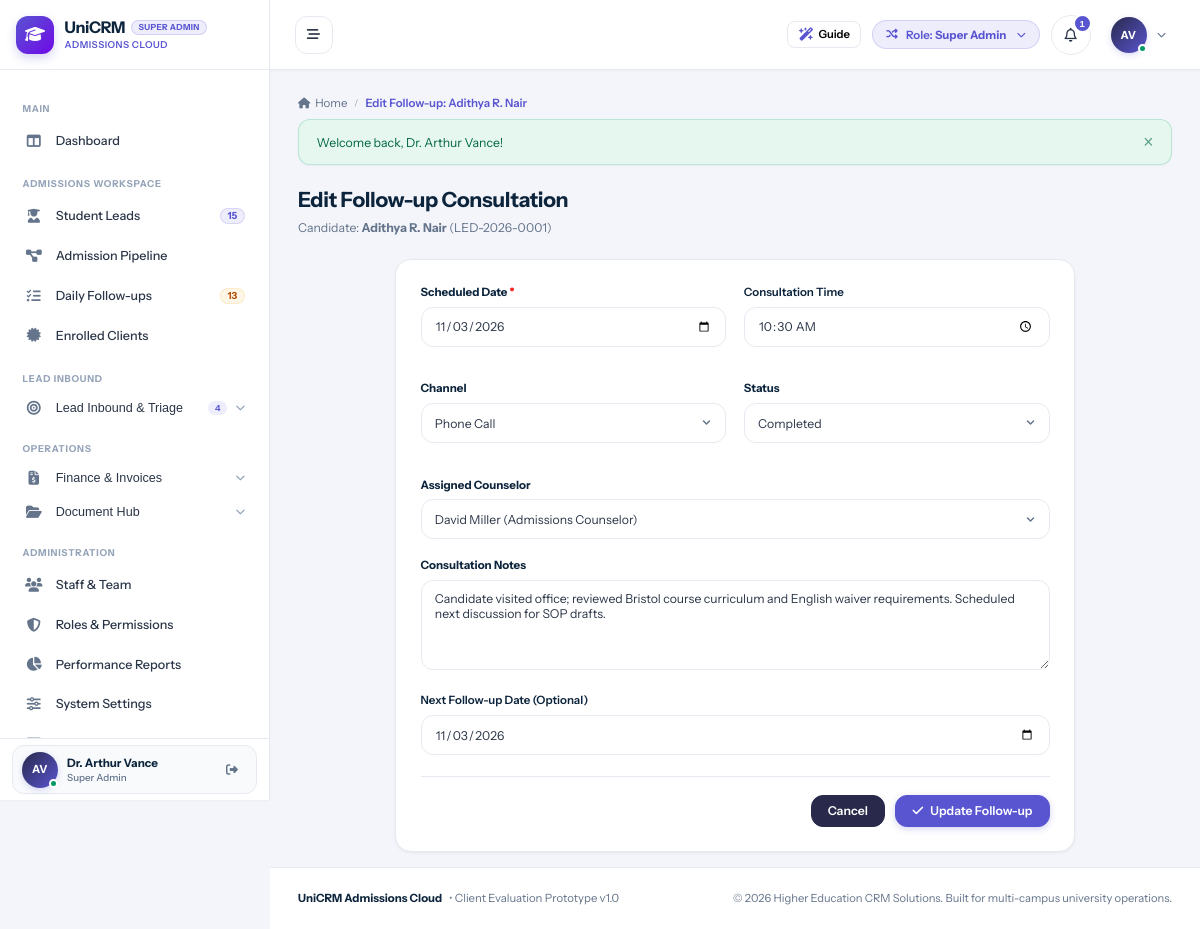
/followups/edit.php?id=1 (signed in), run on the app's committed database.
### tables this page shows
CREATE TABLE `users` (
  `id` int(11) NOT NULL AUTO_INCREMENT,
  `branch_id` int(11) DEFAULT NULL,
  `role_id` int(11) NOT NULL,
  `manager_id` int(11) DEFAULT NULL,
  `reporting_manager_id` int(11) DEFAULT NULL,
  `name` varchar(150) NOT NULL,
  `email` varchar(150) NOT NULL,
  `password` varchar(255) NOT NULL,
  `phone` varchar(50) DEFAULT NULL,
  `designation` varchar(100) DEFAULT NULL,
  `avatar` varchar(255) DEFAULT NULL,
  `status` enum('Active','Inactive') DEFAULT 'Active',
  `created_at` datetime DEFAULT current_timestamp(),
  `updated_at` datetime DEFAULT NULL ON UPDATE current_timestamp(),
  PRIMARY KEY (`id`),
  UNIQUE KEY `email` (`email`),
  KEY `idx_branch` (`branch_id`),
  KEY `idx_role` (`role_id`),
  KEY `idx_manager` (`manager_id`)
);

CREATE TABLE `roles` (
  `id` int(11) NOT NULL AUTO_INCREMENT,
  `name` varchar(50) NOT NULL,
  `label` varchar(100) NOT NULL,
  `description` text DEFAULT NULL,
  `created_at` datetime DEFAULT current_timestamp(),
  PRIMARY KEY (`id`),
  UNIQUE KEY `name` (`name`)
);

CREATE TABLE `followups` (
  `id` int(11) NOT NULL AUTO_INCREMENT,
  `lead_id` int(11) NOT NULL,
  `followup_date` date NOT NULL,
  `scheduled_date` date DEFAULT NULL,
  `scheduled_time` time DEFAULT '10:00:00',
  `status` enum('Pending','Completed','Overdue','Cancelled') DEFAULT 'Completed',
  `completed_at` datetime DEFAULT NULL,
  `completed_by` int(11) DEFAULT NULL,
  `followup_time` time NOT NULL,
  `interaction_title_id` int(11) NOT NULL,
  `interaction_type` varchar(50) DEFAULT 'Phone Call',
  `duration_days_allowed` int(11) DEFAULT 7,
  `notes` text NOT NULL,
  `document_attachment` varchar(255) DEFAULT NULL,
  `stage_id` int(11) NOT NULL,
  `target_intake` varchar(100) DEFAULT NULL,
  `next_followup_date` date NOT NULL,
  `counselor_id` int(11) NOT NULL,
  `created_at` datetime DEFAULT current_timestamp(),
  PRIMARY KEY (`id`),
  KEY `idx_lead` (`lead_id`),
  KEY `idx_counselor` (`counselor_id`),
  KEY `idx_fu_date` (`followup_date`),
  KEY `idx_next_date` (`next_followup_date`)
);

CREATE TABLE `leads` (
  `id` int(11) NOT NULL AUTO_INCREMENT,
  `lead_code` varchar(30) NOT NULL,
  `full_name` varchar(150) NOT NULL,
  `phone` varchar(50) DEFAULT NULL,
  `mobile_number` varchar(50) NOT NULL,
  `phone_normalized` varchar(20) NOT NULL,
  `alternate_phone` varchar(50) DEFAULT NULL,
  `dob` date DEFAULT NULL,
  `gender` enum('Male','Female','Other') DEFAULT 'Other',
  `email` varchar(150) DEFAULT NULL,
  `permanent_address` text DEFAULT NULL,
  `city` varchar(100) DEFAULT NULL,
  `state` varchar(100) DEFAULT NULL,
  `country` varchar(100) DEFAULT 'India',
  `branch_id` int(11) NOT NULL,
  `assigned_counselor_id` int(11) DEFAULT NULL,
  `highest_qualification` varchar(100) DEFAULT NULL,
  `passing_college` varchar(200) DEFAULT NULL,
  `college_name` varchar(200) DEFAULT NULL,
  `passout_year` int(11) DEFAULT NULL,
  `year_of_passing` int(11) DEFAULT NULL,
  `percentage` decimal(5,2) DEFAULT NULL,
  `backlogs_count` int(11) DEFAULT 0,
  `has_passport` enum('Yes','No','Applied') DEFAULT 'No',
  `passport_number` varchar(50) DEFAULT NULL,
  `passport_expiry` date DEFAULT NULL,
  `pan_number` varchar(30) DEFAULT NULL,
  `has_ielts` enum('Yes','No','Awaiting Result','Not Attempted') DEFAULT 'No',
  `has_pte` enum('Yes','No','Awaiting Result','Not Attempted') DEFAULT 'No',
  `has_toefl` enum('Yes','No','Awaiting Result','Not Attempted') DEFAULT 'No',
  `english_test` varchar(50) DEFAULT 'None',
  `english_score` varchar(50) DEFAULT NULL,
  `score_listening` decimal(4,1) DEFAULT NULL,
  `score_reading` decimal(4,1) DEFAULT NULL,
  `score_writing` decimal(4,1) DEFAULT NULL,
  `score_speaking` decimal(4,1) DEFAULT NULL,
  `work_experience_years` decimal(4,1) DEFAULT 0.0,
  `notes` text DEFAULT NULL,
  `ielts_overall` decimal(3,1) DEFAULT NULL,
  `ielts_listening` decimal(3,1) DEFAULT NULL,
  `ielts_reading` decimal(3,1) DEFAULT NULL,
  `ielts_writing` decimal(3,1) DEFAULT NULL,
  `ielts_speaking` decimal(3,1) DEFAULT NULL,
  `pte_overall` int(11) DEFAULT NULL,
  `pte_listening` int(11) DEFAULT NULL,
  `pte_reading` int(11) DEFAULT NULL,
  `pte_writing` int(11) DEFAULT NULL,
  `pte_speaking` int(11) DEFAULT NULL,
  `target_country` varchar(100) DEFAULT NULL,
  `preferred_country` varchar(100) DEFAULT NULL,
  `target_university` varchar(200) DEFAULT NULL,
  `target_course` varchar(200) DEFAULT NULL,
  `preferred_course` varchar(200) DEFAULT NULL,
  `target_intake_id` int(11) DEFAULT NULL,
  `target_intake_text` varchar(100) DEFAULT NULL,
  `intake_year` int(11) DEFAULT 2026,
  `intake_term` varchar(50) DEFAULT 'September',
  `prospectivity` enum('High','Moderate','Low') DEFAULT 'Moderate',
  `priority` enum('High','Moderate','Low') DEFAULT 'Moderate',
  `enquiry_type` enum('WALK IN','TELE','TELE-WALK IN') DEFAULT 'TELE',
  `lead_source` varchar(100) DEFAULT 'Direct Inquiry',
  `source` varchar(100) DEFAULT 'Direct Inquiry',
  `stage_id` int(11) NOT NULL DEFAULT 1,
  `stage` varchar(50) DEFAULT 'ENQUIRY',
  `secondary_status` enum('Active','On Hold','Rejected','Lost') DEFAULT 'Active',
  `is_customer` tinyint(1) DEFAULT 0,
  `customer_code` varchar(30) DEFAULT NULL,
  `converted_to_customer_at` datetime DEFAULT NULL,
  `invoiced_total` decimal(12,2) DEFAULT 0.00,
  `paid_total` decimal(12,2) DEFAULT 0.00,
  `balance_total` decimal(12,2) DEFAULT 0.00,
  `college_data_id` int(11) DEFAULT NULL,
  `web_lead_id` int(11) DEFAULT NULL,
  `last_followup_at` datetime DEFAULT NULL,
  `next_followup_date` date DEFAULT NULL,
  `followup_count` int(11) DEFAULT 0,
  `last_followup_date` date DEFAULT NULL,
  `assigned_at` datetime DEFAULT current_timestamp(),
  `first_followup_logged` tinyint(1) DEFAULT 0,
  `is_archived` tinyint(1) DEFAULT 0,
  `archived_at` datetime DEFAULT NULL,
  `archived_by` int(11) DEFAULT NULL,
  `archive_reason` varchar(255) DEFAULT NULL,
  `archived_reason` varchar(255) DEFAULT NULL,
  `created_by` int(11) DEFAULT NULL,
  `created_at` datetime DEFAULT current_timestamp(),
  `updated_at` datetime DEFAULT NULL ON UPDATE current_timestamp(),
  PRIMARY KEY (`id`),
  UNIQUE KEY `lead_code` (`lead_code`),
  KEY `idx_phone` (`phone_normalized`),
  KEY `idx_branch` (`branch_id`),
  KEY `idx_counselor` (`assigned_counselor_id`),
  KEY `idx_stage` (`stage_id`),
  KEY `idx_customer` (`is_customer`),
  KEY `idx_archived` (`is_archived`),
  KEY `idx_next_fu` (`next_followup_date`)
);

### followups/edit.php (the view, shortened to what the rows shown need)
<?php
require_once __DIR__ . '/../config/database.php';
require_once __DIR__ . '/../config/helpers.php';
require_once __DIR__ . '/../includes/auth.php';
require_login();
$id = (int)($_GET['id'] ?? 0);
$stmt = $pdo->prepare("
    SELECT f.*,
           l.full_name AS lead_name, l.lead_code, l.id AS lead_pk
    FROM followups f
    JOIN leads l ON f.lead_id = l.id
    WHERE f.id = ?
");
$stmt->execute([$id]);
$followup = $stmt->fetch();
$staffMembers = $pdo->query("SELECT id, name, designation FROM users WHERE role_id IN (2, 3) AND status = 'Active' ORDER BY name ASC")->fetchAll();
$targetName = $followup['lead_name'] ?? 'Candidate';
include __DIR__ . '/../includes/header.php';
?>
<div class="page-header" style="margin-bottom:1.5rem;">
  <div>
    <h1 style="font-size:1.5rem; font-weight:700; color:var(--text-heading); margin:0 0 0.35rem 0;">Edit Follow-up Consultation</h1>
    <p style="font-size:0.875rem; color:var(--text-muted); margin:0;">
      Candidate: <strong><?= htmlspecialchars($targetName) ?></strong> (<?= htmlspecialchars($followup['lead_code']) ?>)
    </p>
  </div>
</div>
<div class="card" style="max-width:680px; margin:0 auto; padding:1.75rem;">
  <form method="POST">
    <div style="display:grid; grid-template-columns:1fr 1fr; gap:1.25rem; margin-bottom:1.25rem;">
      <div class="form-group">
        <label class="form-label" style="font-weight:700;">Scheduled Date <span style="color:red;">*</span></label>
        <input type="date" name="followup_date" class="form-control" value="<?= htmlspecialchars($followup['followup_date']) ?>" required>
      </div>
      <div class="form-group">
        <label class="form-label" style="font-weight:600;">Consultation Time</label>
        <input type="time" name="followup_time" class="form-control" value="<?= htmlspecialchars($followup['followup_time'] ?? '10:00:00') ?>">
      </div>
    </div>
    <div style="display:grid; grid-template-columns:1fr 1fr; gap:1.25rem; margin-bottom:1.25rem;">
      <div class="form-group">
        <label class="form-label" style="font-weight:700;">Channel</label>
        <select name="interaction_type" class="form-control">
          <option value="Phone Call" <?= ($followup['interaction_type'] === 'Phone Call') ? 'selected' : '' ?>>Phone Call</option>
        </select>
      </div>
      <div class="form-group">
        <label class="form-label" style="font-weight:700;">Status</label>
        <select name="status" class="form-control">
          <option value="Completed" <?= ($followup['status'] === 'Completed') ? 'selected' : '' ?>>Completed</option>
        </select>
      </div>
    </div>
    <?php if (!is_counselor()): ?>
      <div class="form-group" style="margin-bottom:1.25rem;">
        <label class="form-label" style="font-weight:700;">Assigned Counselor</label>
        <select name="counselor_id" class="form-control">
          <?php foreach ($staffMembers as $sm): ?>
            <option value="<?= $sm['id'] ?>" <?= ($followup['counselor_id'] == $sm['id']) ? 'selected' : '' ?>>
              <?= htmlspecialchars($sm['name']) ?> (<?= htmlspecialchars($sm['designation'] ?? 'Counselor') ?>)
            </option>
          <?php endforeach; ?>
        </select>
      </div>
    <?php endif; ?>
    <div class="form-group" style="margin-bottom:1.25rem;">
      <label class="form-label" style="font-weight:700;">Consultation Notes</label>
      <textarea name="notes" class="form-control" rows="4"><?= htmlspecialchars($followup['notes'] ?? '') ?></textarea>
    </div>
    <div class="form-group" style="margin-bottom:1.5rem;">
      <label class="form-label" style="font-weight:600;">Next Follow-up Date (Optional)</label>
      <input type="date" name="next_followup_date" class="form-control" value="<?= htmlspecialchars($followup['next_followup_date'] ?? '') ?>">
    </div>
  </form>
</div>
<?php include __DIR__ . '/../includes/footer.php'; ?>

### includes/header.php (shortened to what the rows shown need)
<?php
require_once __DIR__ . '/auth.php';
$currentUser = current_user();
$unreadNotifCount = $currentUser ? get_unread_notifications_count($currentUser['id']) : 0;
?>
<!DOCTYPE html>
<html lang="en">
<head>
  <link rel="stylesheet" href="https://cdnjs.cloudflare.com/ajax/libs/font-awesome/6.5.1/css/all.min.css">
  <link rel="stylesheet" href="<?= base_url('assets/css/style.css') ?>">
</head>
<body>
<div id="app-layout">
  <?php include __DIR__ . '/sidebar.php'; ?>
  <div id="main-wrapper">
    <header id="top-navbar">
      <div class="navbar-right">
        <div class="role-switcher-dropdown" style="position: relative;">
          <button type="button" class="role-switcher-btn" id="role-switcher-btn" title="Simulate different role permissions">
            <span>Role: <strong><?= htmlspecialchars($currentUser['role_label'] ?? 'Guest') ?></strong></span>
          </button>
        </div>
        <div style="position: relative;">
          <button type="button" class="notification-bell-btn" id="notif-bell-btn" title="Notifications">
            <i class="fa-regular fa-bell"></i>
            <?php if ($unreadNotifCount > 0): ?>
              <span class="notification-counter"><?= $unreadNotifCount ?></span>
            <?php endif; ?>
          </button>
        </div>
        <div style="position: relative;">
          <button type="button" class="profile-dropdown-btn" id="user-profile-btn">
            <div class="user-avatar-sm online">
              <?= user_initials($currentUser['name'] ?? 'U') ?>
            </div>
            <i class="fa-solid fa-chevron-down" style="font-size:0.65rem; color:var(--text-muted);"></i>
          </button>
        </div>
      </div>
    </header>
    <main class="content-area">

### includes/sidebar.php (shortened to what the rows shown need)
<?php
$currentUser = current_user();
?>
<aside id="sidebar">
<?php
$rawRoleLabel = $currentUser['role_label'] ?? 'Staff';
$headerRoleBadge = $rawRoleLabel;
?>
  <div class="sidebar-header" id="sidebar-brand-header">
    <a href="<?= base_url('dashboard/index.php') ?>" class="brand-wrapper">
      <div class="brand-text">
        <div class="brand-title-row">
          <h1 class="brand-title">UniCRM</h1>
          <span class="sidebar-role-badge sidebar-demo-badge" title="<?= htmlspecialchars($rawRoleLabel) ?>"><?= htmlspecialchars($headerRoleBadge) ?></span>
        </div>
      </div>
    </a>
  </div>
  <div class="sidebar-user">
    <div class="sidebar-user-card">
      <div class="user-snippet">
        <div class="user-avatar-sm online" title="<?= htmlspecialchars($currentUser['name'] ?? 'User') ?>">
          <?= user_initials($currentUser['name'] ?? 'U') ?>
        </div>
        <div class="user-info">
          <span class="user-name" title="<?= htmlspecialchars($currentUser['name'] ?? 'User') ?>"><?= htmlspecialchars($currentUser['name'] ?? 'User') ?></span>
          <span class="user-role"><?= htmlspecialchars($currentUser['role_label'] ?? 'Staff') ?></span>
        </div>
      </div>
    </div>
  </div>
</aside>

### data on the page
users: role.label "SUPER ADMIN", name "AV", name "Dr. Arthur Vance", role.label "Super Admin", id "1"
followups: lead.full_name "Adithya R. Nair", lead.lead_code "LED-2026-0001", followup_date "11/03/2026", followup_time "10:30:00", interaction_type "Phone Call", status "Completed", counselor_id "David Miller (Admissions Counselor)", notes "Candidate visited office; reviewed Bristol course curriculum and English waiver requirements. Scheduled next discussion for SOP drafts.", next_followup_date "11/03/2026"

### other printed values
$sidebarActiveLeadsCount "15"
$sidebarTotalTasks "13"
$sidebarWebLeadsCount "4"
$pageTitle "Edit Follow-up: Adithya R. Nair"
$flash['message'] "Welcome back, Dr. Arthur Vance!"
